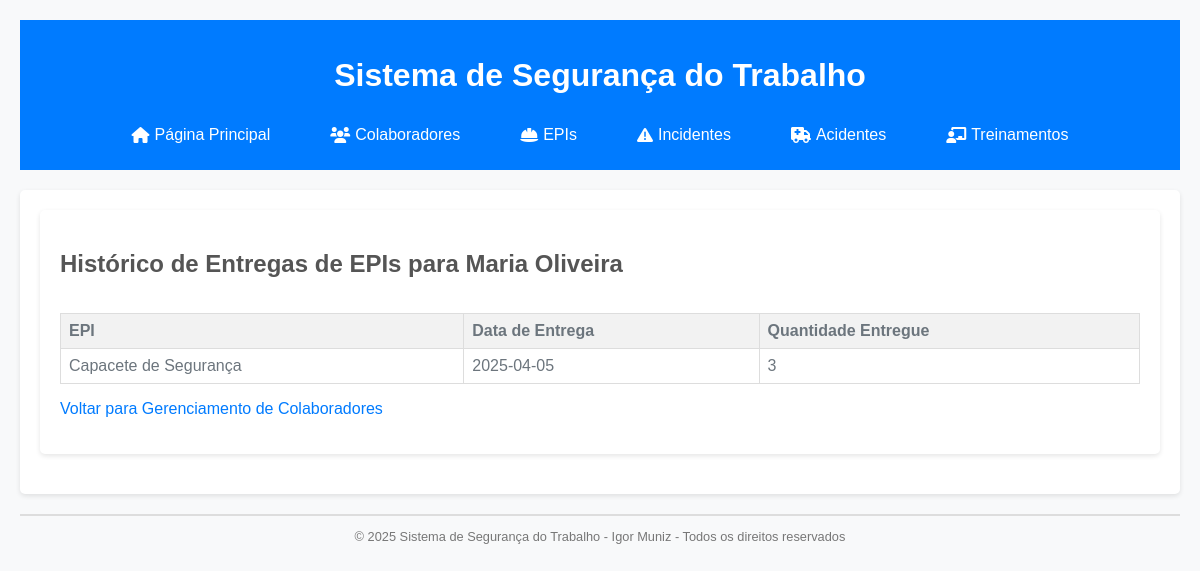
Page /historico_entregas_colaborador/2 on the committed database.
### tables this page shows
CREATE TABLE colaboradores (
    id INTEGER PRIMARY KEY AUTOINCREMENT,
    nome_completo TEXT NOT NULL,
    rg TEXT NOT NULL UNIQUE,
    cpf TEXT NOT NULL UNIQUE,
    funcao TEXT NOT NULL,
    setor TEXT NOT NULL,
    data_admissao TEXT NOT NULL,
    status TEXT NOT NULL DEFAULT 'Ativo',
    data_desligamento TEXT
);

CREATE TABLE entregas_epi (
    id INTEGER PRIMARY KEY AUTOINCREMENT,
    epi_id INTEGER NOT NULL,
    colaborador_id INTEGER,
    data_entrega TEXT NOT NULL,
    quantidade_entregue INTEGER NOT NULL,
    tipo_movimentacao TEXT NOT NULL,
    nota_fiscal TEXT,
    preco_unitario REAL,
    preco_total REAL,
    fornecedor TEXT,        -- Nova coluna
    FOREIGN KEY (epi_id) REFERENCES epis(id),
    FOREIGN KEY (colaborador_id) REFERENCES colaboradores(id)
);

CREATE TABLE epis (
    id INTEGER PRIMARY KEY AUTOINCREMENT,
    nome TEXT NOT NULL UNIQUE,
    ca TEXT,
    descricao TEXT NOT NULL,
    fabricante TEXT,
    data_validade TEXT,
    controlar_periodicidade TEXT NOT NULL DEFAULT 'Nao',
    periodicidade_troca INTEGER,
    quantidade_estoque INTEGER NOT NULL DEFAULT 0,
    estoque_minimo INTEGER NOT NULL DEFAULT 0
);

### app.py (the view)
@app.route('/historico_entregas_colaborador/<int:colaborador_id>')
def historico_entregas_colaborador(colaborador_id):
    db = get_db()
    entregas = db.execute("""
        SELECT e.nome as epi_nome, en.data_entrega, en.quantidade_entregue
        FROM entregas_epi en
        JOIN epis e ON en.epi_id = e.id
        WHERE en.colaborador_id = ?
    """, (colaborador_id,)).fetchall()
    colaborador = db.execute("SELECT * FROM colaboradores WHERE id = ?", (colaborador_id,)).fetchone()
    return render_template('historico_entregas_colaborador.html', entregas=entregas, colaborador=colaborador)

### database.py (called while the page is built)
def get_db():
    db = sqlite3.connect(DATABASE)
    db.row_factory = sqlite3.Row  # Isso permite acessar as colunas por nome
    return db

### templates/historico_entregas_colaborador.html (shortened to what this page needs)
{% extends 'base.html' %}
{% block content %}
<section class="list-section">
    <h1>
        Histórico de Entregas de EPIs para {{ colaborador['nome_completo'] }}
    </h1>
    {% if entregas %}
    <div class="table-container">
        <table>
            <thead>
                <tr>
                    <th>
                        EPI
                    </th>
                    <th>
                        Data de Entrega
                    </th>
                    <th>
                        Quantidade Entregue
                    </th>
                </tr>
            </thead>
            <tbody>
                {% for entrega in entregas %}
                <tr>
                    <td>
                        {{ entrega['epi_nome'] }}
                    </td>
                    <td>
                        {{ entrega['data_entrega'] }}
                    </td>
                    <td>
                        {{ entrega['quantidade_entregue'] }}
                    </td>
                </tr>
                {% endfor %}
            </tbody>
        </table>
    </div>
    {% else %}
    <p>
        Não há entregas de EPIs para exibir para este colaborador.
    </p>
    {% endif %}
    <p>
        <a href="/colaboradores">
            Voltar para Gerenciamento de Colaboradores
        </a>
    </p>
</section>
{% endblock %}

### static/style.css (style rules this page uses)
body { font-family: sans-serif; margin: 20px; background-color: #f8f9fa; color: #6c757d; }
a { color: #007bff; text-decoration: none; transition: color 0.3s ease; }
main, .form-section, .list-section { background-color: #fff; padding: 20px; border-radius: 5px; box-shadow: 0 2px 5px rgba(0, 0, 0, 0.1); margin-bottom: 20px; }
main h1, .form-section h1, .list-section h1 { font-size: 1.5em; color: #555; margin-bottom: 15px; }
.table-container { overflow-x: auto; }
table { width: 100%; border-collapse: collapse; margin-top: 20px; }
th, td { border: 1px solid #ddd; padding: 8px; text-align: left; }
th { background-color: #f2f2f2; font-weight: bold; }

### rows in the picture
colaboradores: nome_completo "Maria Oliveira"
entregas_epi: epi_nome "Capacete de Segurança", data_entrega "2025-04-05", quantidade_entregue "3"
